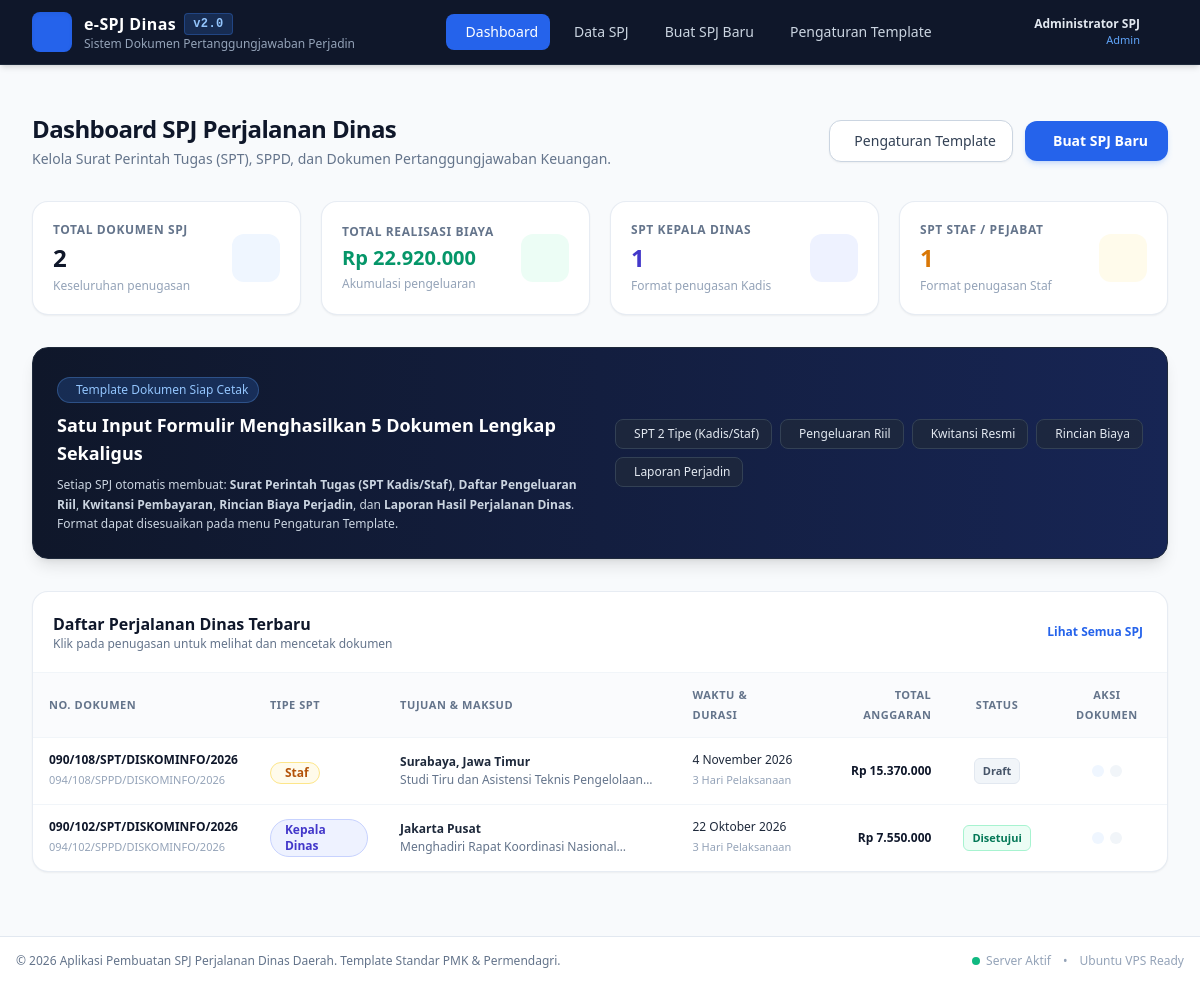
Page / (signed in) on the earlier database version.
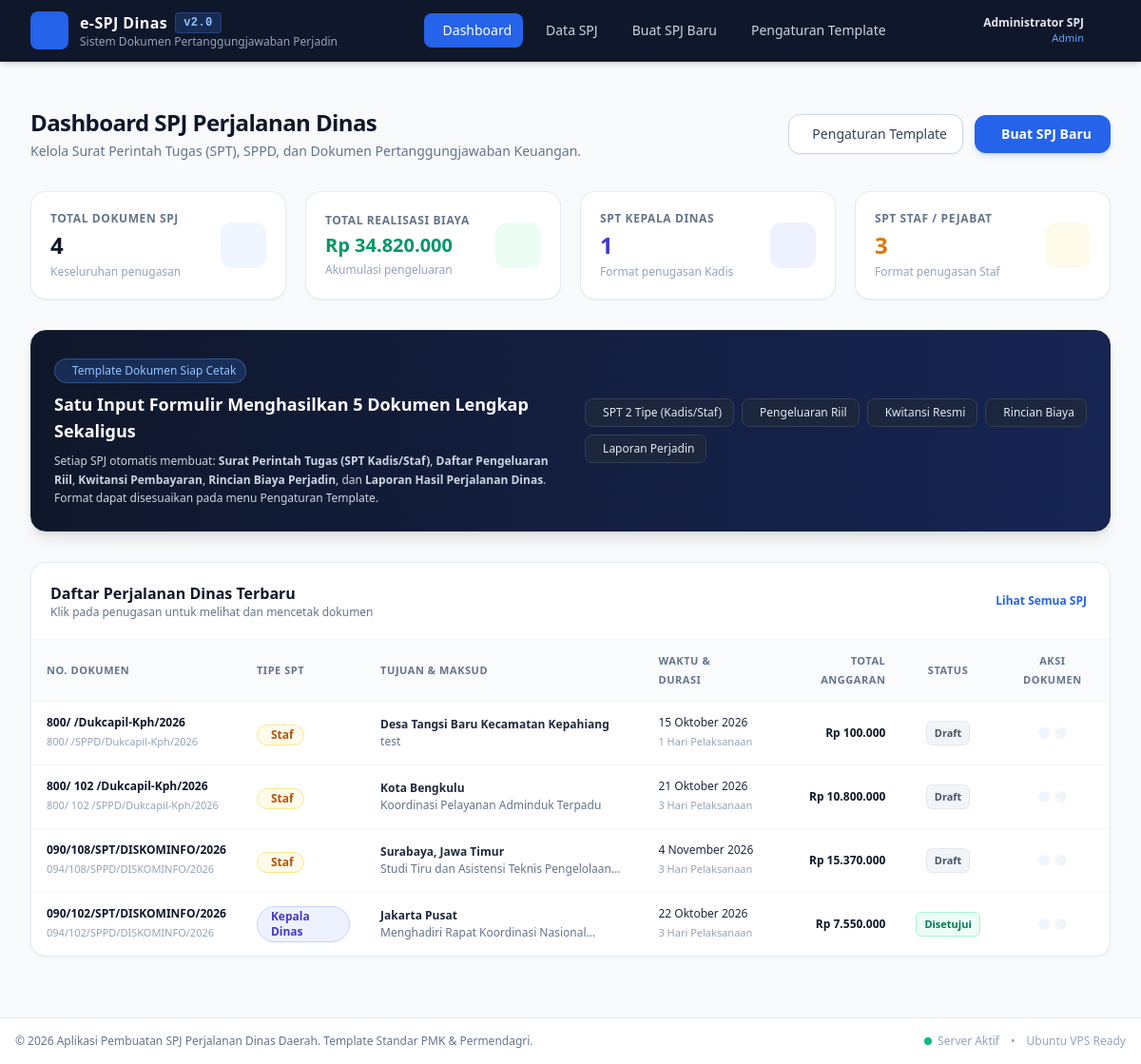
Same page on the later database version.
### tables this page shows
CREATE TABLE spj (
        id INTEGER PRIMARY KEY AUTOINCREMENT,
        nomor_spt TEXT,
        nomor_sppd TEXT,
        jenis_spt TEXT DEFAULT 'staf', -- 'kadis' or 'staf'
        tujuan TEXT NOT NULL,
        instansi_tujuan TEXT,
        maksud TEXT NOT NULL,
        dasar_hukum TEXT,
        tanggal_berangkat DATE NOT NULL,
        tanggal_pulang DATE NOT NULL,
        lama_hari INTEGER DEFAULT 1,
        tempat_berangkat TEXT DEFAULT 'Tempat Kedudukan',
        angkutan TEXT DEFAULT 'Pesawat Udara',
        mata_anggaran TEXT DEFAULT '5.1.02.04.01.0001 (Belanja Perjalanan Dinas Biasa)',
        status TEXT DEFAULT 'Draft', -- 'Draft', 'Disetujui', 'Selesai'
        created_at TIMESTAMP DEFAULT CURRENT_TIMESTAMP,
        updated_at TIMESTAMP DEFAULT CURRENT_TIMESTAMP
    , spt_penandatangan_nama TEXT, spt_penandatangan_nip TEXT, spt_penandatangan_pangkat TEXT, spt_penandatangan_jabatan TEXT, spt_penandatangan_an TEXT);

### app.py (the view)
@app.route('/')
@login_required
def dashboard():
    conn = get_db()
    total_spj = conn.execute('SELECT COUNT(*) as c FROM spj').fetchone()['c']
    spj_kadis = conn.execute("SELECT COUNT(*) as c FROM spj WHERE jenis_spt = 'kadis'").fetchone()['c']
    spj_staf = conn.execute("SELECT COUNT(*) as c FROM spj WHERE jenis_spt = 'staf'").fetchone()['c']
    total_biaya_row = conn.execute('SELECT SUM(total) as s FROM spj_biaya').fetchone()
    total_biaya = total_biaya_row['s'] if total_biaya_row and total_biaya_row['s'] else 0
    recent_rows = conn.execute('''
        SELECT s.*,
            COALESCE((SELECT SUM(b.total) FROM spj_biaya b WHERE b.spj_id = s.id), 0) as total_biaya
        FROM spj s
        ORDER BY s.id DESC
        LIMIT 6
    ''').fetchall()
    conn.close()
    return render_template('dashboard.html',
        total_spj=total_spj,
        spj_kadis=spj_kadis,
        spj_staf=spj_staf,
        total_biaya=total_biaya,
        recent_spj=recent_rows
    )

### templates/dashboard.html (shortened to what this page needs)
{% extends "base.html" %}
{% block content %}
<div class="max-w-7xl mx-auto px-4 sm:px-6 lg:px-8 pt-8">
    <div class="flex flex-col md:flex-row md:items-center md:justify-between gap-4 mb-8">
        <div>
            <h1 class="text-2xl font-bold text-slate-900 tracking-tight flex items-center gap-2">
                <span>Dashboard SPJ Perjalanan Dinas</span>
            </h1>
            <p class="text-sm text-slate-500 mt-1">
                Kelola Surat Perintah Tugas (SPT), SPPD, dan Dokumen Pertanggungjawaban Keuangan.
            </p>
        </div>
        <div class="flex items-center gap-3">
            <a href="{{ url_for('settings_view') }}" class="inline-flex items-center gap-2 px-4 py-2.5 rounded-xl border border-slate-300 bg-white text-slate-700 text-sm font-medium hover:bg-slate-50 transition shadow-sm">
                <span>Pengaturan Template</span>
            </a>
            <a href="{{ url_for('spj_create') }}" class="inline-flex items-center gap-2 px-5 py-2.5 rounded-xl bg-blue-600 text-white text-sm font-semibold hover:bg-blue-700 active:bg-blue-800 transition shadow-md shadow-blue-500/20">
                <span>Buat SPJ Baru</span>
            </a>
        </div>
    </div>
    <div class="grid grid-cols-1 sm:grid-cols-2 lg:grid-cols-4 gap-5 mb-8">
        <div class="bg-white p-5 rounded-2xl border border-slate-200/80 shadow-sm flex items-center justify-between">
            <div>
                <div class="text-xs font-semibold uppercase text-slate-500 tracking-wider">Total Dokumen SPJ</div>
                <div class="text-2xl font-extrabold text-slate-900 mt-1">{{ total_spj }}</div>
                <div class="text-xs text-slate-400 mt-1">Keseluruhan penugasan</div>
            </div>
            <div class="w-12 h-12 rounded-xl bg-blue-50 text-blue-600 flex items-center justify-center text-2xl">
            </div>
        </div>
        <div class="bg-white p-5 rounded-2xl border border-slate-200/80 shadow-sm flex items-center justify-between">
            <div>
                <div class="text-xs font-semibold uppercase text-slate-500 tracking-wider">Total Realisasi Biaya</div>
                <div class="text-xl font-extrabold text-emerald-600 mt-1">{{ format_rupiah(total_biaya) }}</div>
                <div class="text-xs text-slate-400 mt-1">Akumulasi pengeluaran</div>
            </div>
            <div class="w-12 h-12 rounded-xl bg-emerald-50 text-emerald-600 flex items-center justify-center text-2xl">
            </div>
        </div>
        <div class="bg-white p-5 rounded-2xl border border-slate-200/80 shadow-sm flex items-center justify-between">
            <div>
                <div class="text-xs font-semibold uppercase text-slate-500 tracking-wider">SPT Kepala Dinas</div>
                <div class="text-2xl font-extrabold text-indigo-700 mt-1">{{ spj_kadis }}</div>
                <div class="text-xs text-slate-400 mt-1">Format penugasan Kadis</div>
            </div>
            <div class="w-12 h-12 rounded-xl bg-indigo-50 text-indigo-600 flex items-center justify-center text-2xl">
            </div>
        </div>
        <div class="bg-white p-5 rounded-2xl border border-slate-200/80 shadow-sm flex items-center justify-between">
            <div>
                <div class="text-xs font-semibold uppercase text-slate-500 tracking-wider">SPT Staf / Pejabat</div>
                <div class="text-2xl font-extrabold text-amber-600 mt-1">{{ spj_staf }}</div>
                <div class="text-xs text-slate-400 mt-1">Format penugasan Staf</div>
            </div>
            <div class="w-12 h-12 rounded-xl bg-amber-50 text-amber-600 flex items-center justify-center text-2xl">
            </div>
        </div>
    </div>
    <div class="bg-gradient-to-r from-slate-900 to-blue-950 text-white rounded-2xl p-6 mb-8 shadow-lg border border-slate-800">
        <div class="flex flex-col lg:flex-row lg:items-center justify-between gap-6">
            <div class="space-y-2">
                <div class="inline-flex items-center gap-2 bg-blue-500/20 text-blue-300 text-xs px-2.5 py-1 rounded-full border border-blue-400/30">
                     Template Dokumen Siap Cetak
                </div>
                <h3 class="text-lg font-bold text-white">Satu Input Formulir Menghasilkan 5 Dokumen Lengkap Sekaligus</h3>
                <p class="text-xs text-slate-300 max-w-2xl leading-relaxed">
                    Setiap SPJ otomatis membuat: <strong>Surat Perintah Tugas (SPT Kadis/Staf)</strong>, <strong>Daftar Pengeluaran Riil</strong>, <strong>Kwitansi Pembayaran</strong>, <strong>Rincian Biaya Perjadin</strong>, dan <strong>Laporan Hasil Perjalanan Dinas</strong>. Format dapat disesuaikan pada menu Pengaturan Template.
                </p>
            </div>
            <div class="flex flex-wrap gap-2">
                <span class="bg-slate-800/80 border border-slate-700 text-slate-200 text-xs px-3 py-1.5 rounded-lg flex items-center gap-1.5">
                     SPT 2 Tipe (Kadis/Staf)
                </span>
                <span class="bg-slate-800/80 border border-slate-700 text-slate-200 text-xs px-3 py-1.5 rounded-lg flex items-center gap-1.5">
                     Pengeluaran Riil
                </span>
                <span class="bg-slate-800/80 border border-slate-700 text-slate-200 text-xs px-3 py-1.5 rounded-lg flex items-center gap-1.5">
                     Kwitansi Resmi
                </span>
                <span class="bg-slate-800/80 border border-slate-700 text-slate-200 text-xs px-3 py-1.5 rounded-lg flex items-center gap-1.5">
                     Rincian Biaya
                </span>
                <span class="bg-slate-800/80 border border-slate-700 text-slate-200 text-xs px-3 py-1.5 rounded-lg flex items-center gap-1.5">
                     Laporan Perjadin
                </span>
            </div>
        </div>
    </div>
    <div class="bg-white rounded-2xl border border-slate-200/80 shadow-sm overflow-hidden">
        <div class="p-5 border-b border-slate-100 flex items-center justify-between">
            <div>
                <h2 class="text-base font-bold text-slate-900">Daftar Perjalanan Dinas Terbaru</h2>
                <p class="text-xs text-slate-500">Klik pada penugasan untuk melihat dan mencetak dokumen</p>
            </div>
            <a href="{{ url_for('spj_list') }}" class="text-xs font-semibold text-blue-600 hover:text-blue-800 flex items-center gap-1">
                <span>Lihat Semua SPJ</span>
            </a>
        </div>
        <div class="overflow-x-auto">
            <table class="w-full text-left text-sm">
                <thead class="bg-slate-50/75 border-b border-slate-100 text-[11px] uppercase font-bold text-slate-500 tracking-wider">
                    <tr>
                        <th class="py-3 px-4">No. Dokumen</th>
                        <th class="py-3 px-4">Tipe SPT</th>
                        <th class="py-3 px-4">Tujuan & Maksud</th>
                        <th class="py-3 px-4">Waktu & Durasi</th>
                        <th class="py-3 px-4 text-right">Total Anggaran</th>
                        <th class="py-3 px-4 text-center">Status</th>
                        <th class="py-3 px-4 text-center">Aksi Dokumen</th>
                    </tr>
                </thead>
                <tbody class="divide-y divide-slate-100">
                    {% for item in recent_spj %}
                    <tr class="hover:bg-blue-50/40 transition">
                        <td class="py-3.5 px-4">
                            <div class="font-semibold text-slate-900 text-xs">{{ item.nomor_spt }}</div>
                            <div class="text-[11px] text-slate-400 mt-0.5">{{ item.nomor_sppd }}</div>
                        </td>
                        <td class="py-3.5 px-4">
                            {% if item.jenis_spt == 'kadis' %}
                                <span class="inline-flex items-center gap-1 px-2.5 py-0.5 rounded-full text-xs font-semibold bg-indigo-50 text-indigo-700 border border-indigo-200">
                                     Kepala Dinas
                                </span>
                            {% else %}
                                <span class="inline-flex items-center gap-1 px-2.5 py-0.5 rounded-full text-xs font-semibold bg-amber-50 text-amber-700 border border-amber-200">
                                     Staf
                                </span>
                            {% endif %}
                        </td>
                        <td class="py-3.5 px-4 max-w-xs">
                            <div class="font-bold text-slate-800 text-xs">{{ item.tujuan }}</div>
                            <div class="text-xs text-slate-500 line-clamp-1 mt-0.5" title="{{ item.maksud }}">{{ item.maksud }}</div>
                        </td>
                        <td class="py-3.5 px-4 whitespace-nowrap">
                            <div class="text-xs text-slate-800">{{ format_tanggal(item.tanggal_berangkat) }}</div>
                            <div class="text-[11px] text-slate-400 mt-0.5 font-medium">{{ item.lama_hari }} Hari Pelaksanaan</div>
                        </td>
                        <td class="py-3.5 px-4 text-right whitespace-nowrap">
                            <div class="font-bold text-xs text-slate-900">{{ format_rupiah(item.total_biaya) }}</div>
                        </td>
                        <td class="py-3.5 px-4 text-center whitespace-nowrap">
                            <span class="inline-flex items-center px-2 py-0.5 rounded-md text-[11px] font-semibold
                                {% if item.status == 'Disetujui' %}bg-emerald-50 text-emerald-700 border border-emerald-200
                                {% elif item.status == 'Selesai' %}bg-blue-50 text-blue-700 border border-blue-200
                                {% else %}bg-slate-100 text-slate-600 border border-slate-200{% endif %}">
                                {{ item.status }}
                            </span>
                        </td>
                        <td class="py-3.5 px-4 text-center whitespace-nowrap">
                            <div class="flex items-center justify-center gap-1.5">
                                <a href="{{ url_for('spj_detail', spj_id=item.id) }}" class="p-1.5 rounded-lg bg-blue-50 text-blue-600 hover:bg-blue-100 transition" title="Lihat & Cetak Semua Dokumen">
                                </a>
                                <a href="{{ url_for('spj_edit', spj_id=item.id) }}" class="p-1.5 rounded-lg bg-slate-100 text-slate-600 hover:bg-slate-200 transition" title="Edit Data SPJ">
                                </a>
                            </div>
                        </td>
                    </tr>
                    {% else %}
                    <tr>
                        <td colspan="7" class="py-8 text-center text-slate-400 text-sm">
                            Belum ada data perjalanan dinas. Silakan buat SPJ baru.
                        </td>
                    </tr>
                    {% endfor %}
                </tbody>
            </table>
        </div>
    </div>
</div>
{% endblock %}

Differences in the rows shown:
added spj: nomor_spt "800/ /Dukcapil-Kph/2026", nomor_sppd "800/ /SPPD/Dukcapil-Kph/2026", jenis_spt "Staf", tujuan "Desa Tangsi Baru Kecamatan Kepahiang", maksud "test", tanggal_berangkat "15 Oktober 2026", lama_hari "1", total_biaya "Rp 100.000", status "Draft"
added spj: nomor_spt "800/ 102 /Dukcapil-Kph/2026", nomor_sppd "800/ 102 /SPPD/Dukcapil-Kph/2026", jenis_spt "Staf", tujuan "Kota Bengkulu", maksud "Koordinasi Pelayanan Adminduk Terpadu", tanggal_berangkat "21 Oktober 2026", lama_hari "3", total_biaya "Rp 10.800.000", status "Draft"
Other differences:
{{ total_spj }}: "2" → "4"
{{ spj_staf }}: "1" → "3"
text no longer shown: "Rp 22.920.000"
text now shown: "Rp 34.820.000"
